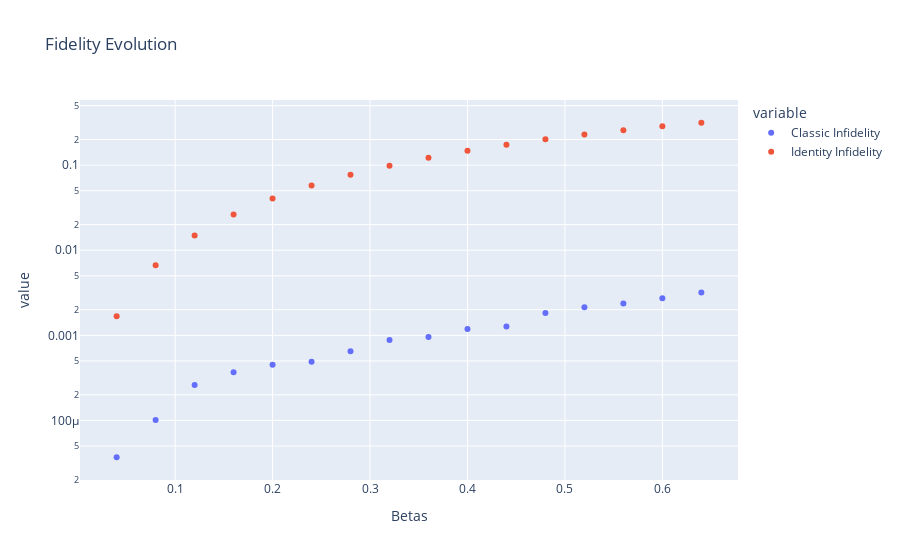

The cell this chart's notebook holds for it:
### Code cell
idnty_pur = identity_purification(gresult.num_qubits)
df = {
    "Betas" : gresult.betas[1:],
    "Classic Infidelity" : 1- gresult.fidelity_evolution(True)[1:],
    "Identity Infidelity" : [1- state_fidelity(simple_purify_hamiltonian(b*gresult.hamiltonian),idnty_pur) for b in tqdm(gresult.betas)][1:],
}
px.scatter(df,x="Betas",y=["Classic Infidelity","Identity Infidelity"],title="Fidelity Evolution",log_y=True)

### Figure 1 — Plotly figure (JSON) as saved in the notebook; plotly's stock layout.template omitted (floating-point values rounded to 4 significant figures)
{"data": [{"hovertemplate": "variable=Classic Infidelity<br>Betas=%{x}<br>value=%{y}<extra></extra>", "legendgroup": "Classic Infidelity", "marker": {"color": "#636efa", "symbol": "circle"}, "mode": "markers", "name": "Classic Infidelity", "orientation": "v", "showlegend": true, "type": "scatter", "x": [0.04, 0.08, 0.12, 0.16, 0.2, 0.24, 0.28, 0.32, 0.36, 0.4, 0.44, 0.48, 0.52, 0.56, 0.6, 0.64], "xaxis": "x", "y": [3.693e-05, 0.000101, 0.0002612, 0.0003672, 0.0004501, 0.0004897, 0.000651, 0.0008832, 0.0009564, 0.001183, 0.001272, 0.00183, 0.002145, 0.002364, 0.002728, 0.003192], "yaxis": "y"}, {"hovertemplate": "variable=Identity Infidelity<br>Betas=%{x}<br>value=%{y}<extra></extra>", "legendgroup": "Identity Infidelity", "marker": {"color": "#EF553B", "symbol": "circle"}, "mode": "markers", "name": "Identity Infidelity", "orientation": "v", "showlegend": true, "type": "scatter", "x": [0.04, 0.08, 0.12, 0.16, 0.2, 0.24, 0.28, 0.32, 0.36, 0.4, 0.44, 0.48, 0.52, 0.56, 0.6, 0.64], "xaxis": "x", "y": [0.001673, 0.006664, 0.01489, 0.02622, 0.04048, 0.05745, 0.07688, 0.09849, 0.122, 0.1471, 0.1735, 0.2008, 0.2289, 0.2574, 0.2861, 0.3147], "yaxis": "y"}], "layout": {"legend": {"title": {"text": "variable"}, "tracegroupgap": 0}, "title": {"text": "Fidelity Evolution"}, "xaxis": {"anchor": "y", "domain": [0, 1], "title": {"text": "Betas"}}, "yaxis": {"anchor": "x", "domain": [0, 1], "title": {"text": "value"}, "type": "log"}}}
